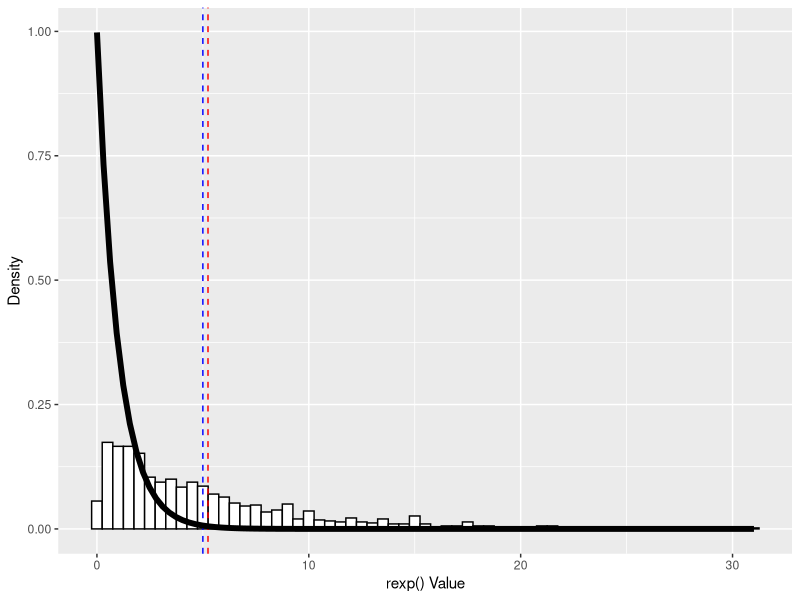
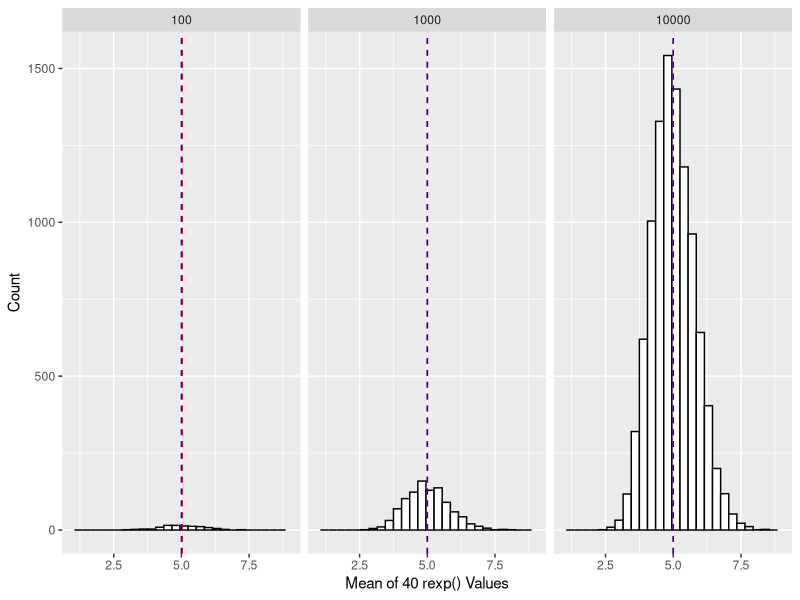
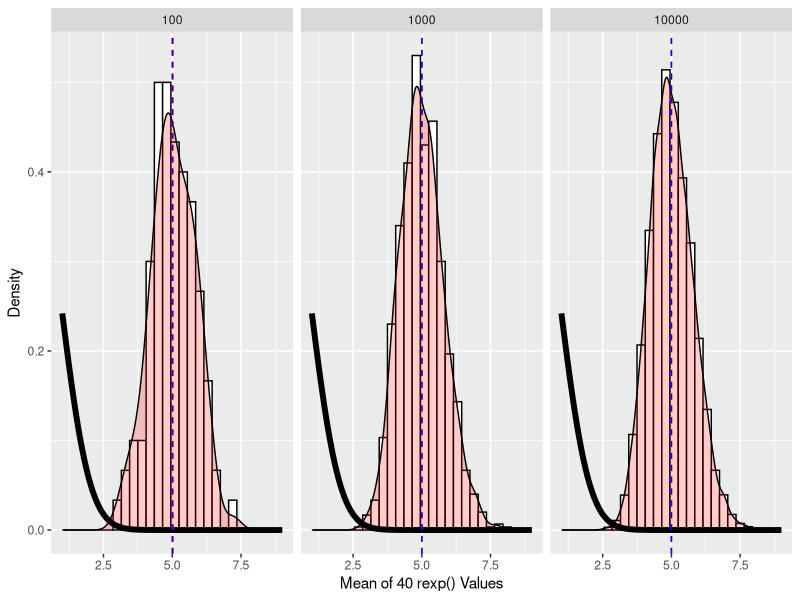

Write the R code that produced these figures, in order.
## ---- chunk 1
## libraries 
library(ggplot2)
## ---- chunk 2
## variables 
exp_n <- 1000            ## exp distriubtion sample size
nosim_1 <- 100           ## number of simulations #1
nosim_2 <- 1000          ## number of simulations #2
nosim_3 <- 10000         ## number of simulations #3
n <- 40                  ## number of rexp()
lambda <- 0.2            ## exp rate/lambda
set.seed(8675309)           ## set seed for reproducible research, random values

## initilize empty vectors to store simulation averages
results_sim_1 <- vector('numeric')
results_sim_2 <- vector('numeric')
results_sim_3 <- vector('numeric')
## ---- chunk 3
## generate exp distribution data
data_exp <- data.frame("data_exp"=rexp(exp_n, lambda))

## calculate average, variance, and standard deviation 
stats_exp <- data.frame("average" = c( mean(data_exp$data_exp)),
                         "variance" = c( var(data_exp$data_exp)),
                         "sd" = c( sd(data_exp$data_exp)) )
exp_mean <- mean(data_exp$data_exp)

## plot exp distrubiton 
g0 <- ggplot(data_exp, aes(x=data_exp)) +
     geom_histogram(aes(y=..density..), binwidth=0.5, colour="black", fill="white") +
     labs(x = "rexp() Value") + labs(y = "Density") +
     geom_vline(aes(xintercept = exp_mean),
                color="red", linetype="dashed", size=0.5) +
     geom_vline(aes(xintercept = (1/lambda) ),
               color="blue", linetype="dashed", size=0.5) +
     stat_function(fun = dexp, size = 2, colour="black", arg = list(rate = lambda) )
## ---- chunk 4
## loop for simulations with 3 different sample sizes (i.e. 100,1,000,10,000)
## take average of rexp() values and collect in results_sim vectors
for (i in 1 : nosim_1) {
     results_sim_1 <- c(results_sim_1, mean( rexp(n, lambda) ) ) }
for (i in 1 : nosim_2) {
     results_sim_2 <- c(results_sim_2, mean( rexp(n, lambda) ) ) }
for (i in 1 : nosim_3) {
     results_sim_3 <- c(results_sim_3, mean( rexp(n, lambda) ) ) }

## reoganize data into data.frame for easier plotting 
data_1 <- data.frame("n" = rep(nosim_1,nosim_1), "average" = results_sim_1)
data_2 <- data.frame("n" = rep(nosim_2,nosim_2), "average" = results_sim_2)
data_3 <- data.frame("n" = rep(nosim_3,nosim_3), "average" = results_sim_3)
data_sims <- rbind(data_1, data_2, data_3)

## calculate average, variance, and standard deviation 
stats_sims <- data.frame("n" = c(nosim_1, nosim_2, nosim_3),
                   "average" = c( mean(results_sim_1), mean(results_sim_2), mean(results_sim_3) ),
                   "variance" = c( var(results_sim_1), var(results_sim_2), var(results_sim_3) ),
                   "sd" = c( sd(results_sim_1), sd(results_sim_2), sd(results_sim_3) ) )
## ---- chunk 5
## histograms
vline.data <- data.frame(z = c(mean(results_sim_1), mean(results_sim_2), mean(results_sim_3)), 
                         n = c(nosim_1, nosim_2, nosim_3))
g1 <- ggplot(data_sims, aes(x=average)) + facet_grid(. ~ n) + xlim(1,9) +
     geom_histogram(binwidth=.3, colour="black", fill="white") +
     labs(x = "Mean of 40 rexp() Values") + labs(y = "Count") +
     geom_vline(aes(xintercept = z), vline.data,
                color="red", linetype="dashed", size=0.5) +
     geom_vline(aes(xintercept = (1/lambda) ),
               color="blue", linetype="dashed", size=0.5) 

## compare to normal distribution with mean of 1/lambda
g2 <- ggplot(data_sims, aes(x=average)) + facet_grid(. ~ n) + xlim(1,9) +
     geom_histogram(aes(y=..density..), binwidth=.3, colour="black", fill="white") +
     labs(x = "Mean of 40 rexp() Values") + labs(y = "Density") +
     geom_density(alpha=.2, fill="red") +
     stat_function(fun = dnorm, size = 2, colour="black", arg = list(mean = (1/lambda) ) ) +
     geom_vline(aes(xintercept = z), vline.data,
                color="red", linetype="dashed", size=0.5) +
     geom_vline(aes(xintercept = (1/lambda) ),
               color="blue", linetype="dashed", size=0.5) 

## ---- chunk 6
## display exp distribution 
g0

## stats of exp distrubtion 
stats_exp
## ---- chunk 7
## display histogram plots
g1

## display density / distribution plots
g2

## display stats
stats_sims

## ---- chunk 8
## libraries 
library(ggplot2)
## ---- chunk 9
## variables 
exp_n <- 1000            ## exp distriubtion sample size
nosim_1 <- 100           ## number of simulations #1
nosim_2 <- 1000          ## number of simulations #2
nosim_3 <- 10000         ## number of simulations #3
n <- 40                  ## number of rexp()
lambda <- 0.2            ## exp rate/lambda
set.seed(5150)           ## set seed for reproducible research, random values

## initilize empty vectors to store simulation averages
results_sim_1 <- vector('numeric')
results_sim_2 <- vector('numeric')
results_sim_3 <- vector('numeric')
## ---- chunk 10
## generate exp distribution data
data_exp <- data.frame("data_exp"=rexp(exp_n, lambda))

## calculate average, variance, and standard deviation 
stats_exp <- data.frame("average" = c( mean(data_exp$data_exp)),
                         "variance" = c( var(data_exp$data_exp)),
                         "sd" = c( sd(data_exp$data_exp)) )
exp_mean <- mean(data_exp$data_exp)

## plot exp distrubiton 
g0 <- ggplot(data_exp, aes(x=data_exp)) +
     geom_histogram(aes(y=..density..), binwidth=0.5, colour="black", fill="white") +
     labs(x = "rexp() Value") + labs(y = "Density") +
     geom_vline(aes(xintercept = exp_mean),
                color="red", linetype="dashed", size=0.5) +
     geom_vline(aes(xintercept = (1/lambda) ),
               color="blue", linetype="dashed", size=0.5) +
     stat_function(fun = dexp, size = 2, colour="black", arg = list(rate = lambda) )
## ---- chunk 11
## loop for simulations with 3 different sample sizes (i.e. 100,1,000,10,000)
## take average of rexp() values and collect in results_sim vectors
for (i in 1 : nosim_1) {
     results_sim_1 <- c(results_sim_1, mean( rexp(n, lambda) ) ) }
for (i in 1 : nosim_2) {
     results_sim_2 <- c(results_sim_2, mean( rexp(n, lambda) ) ) }
for (i in 1 : nosim_3) {
     results_sim_3 <- c(results_sim_3, mean( rexp(n, lambda) ) ) }

## reoganize data into data.frame for easier plotting 
data_1 <- data.frame("n" = rep(nosim_1,nosim_1), "average" = results_sim_1)
data_2 <- data.frame("n" = rep(nosim_2,nosim_2), "average" = results_sim_2)
data_3 <- data.frame("n" = rep(nosim_3,nosim_3), "average" = results_sim_3)
data_sims <- rbind(data_1, data_2, data_3)

## calculate average, variance, and standard deviation 
stats_sims <- data.frame("n" = c(nosim_1, nosim_2, nosim_3),
                   "average" = c( mean(results_sim_1), mean(results_sim_2), mean(results_sim_3) ),
                   "variance" = c( var(results_sim_1), var(results_sim_2), var(results_sim_3) ),
                   "sd" = c( sd(results_sim_1), sd(results_sim_2), sd(results_sim_3) ) )
## ---- chunk 12
## histograms
vline.data <- data.frame(z = c(mean(results_sim_1), mean(results_sim_2), mean(results_sim_3)), 
                         n = c(nosim_1, nosim_2, nosim_3))
g1 <- ggplot(data_sims, aes(x=average)) + facet_grid(. ~ n) + xlim(1,9) +
     geom_histogram(binwidth=.3, colour="black", fill="white") +
     labs(x = "Mean of 40 rexp() Values") + labs(y = "Count") +
     geom_vline(aes(xintercept = z), vline.data,
                color="red", linetype="dashed", size=0.5) +
     geom_vline(aes(xintercept = (1/lambda) ),
               color="blue", linetype="dashed", size=0.5) 

## compare to normal distribution with mean of 1/lambda
g2 <- ggplot(data_sims, aes(x=average)) + facet_grid(. ~ n) + xlim(1,9) +
     geom_histogram(aes(y=..density..), binwidth=.3, colour="black", fill="white") +
     labs(x = "Mean of 40 rexp() Values") + labs(y = "Density") +
     geom_density(alpha=.2, fill="red") +
     stat_function(fun = dnorm, size = 2, colour="black", arg = list(mean = (1/lambda) ) ) +
     geom_vline(aes(xintercept = z), vline.data,
                color="red", linetype="dashed", size=0.5) +
     geom_vline(aes(xintercept = (1/lambda) ),
               color="blue", linetype="dashed", size=0.5) 

